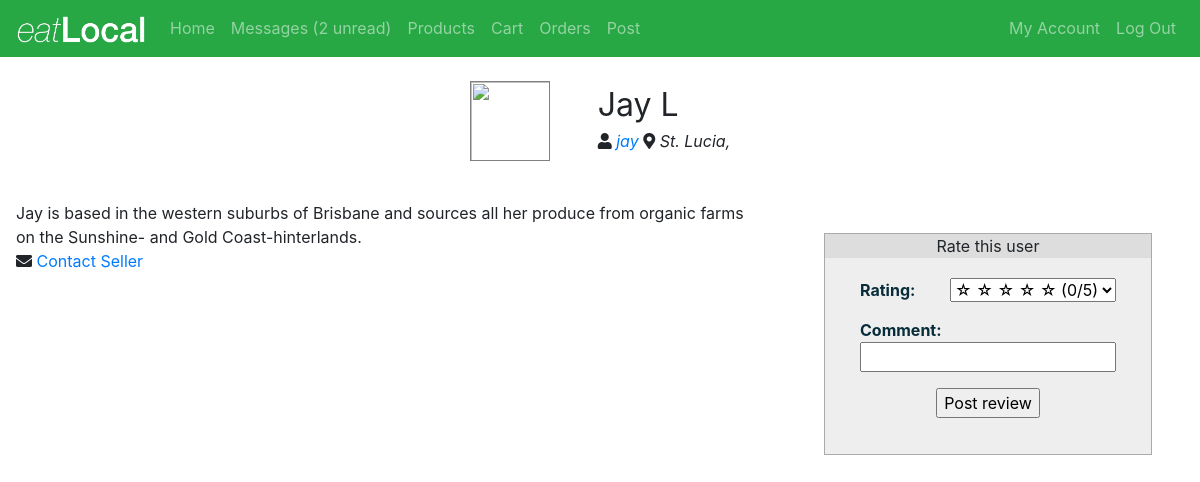
The page /index.php?page=individual_user&user_id=jay (signed in) on the database its author committed.
### tables this page shows
CREATE TABLE `users` (
  `user_id` varchar(32) NOT NULL PRIMARY KEY,
  `fname` varchar(255) NOT NULL,
  `lname` varchar(255) NOT NULL,
  `address` varchar(255) NOT NULL,
  `email` varchar(255) NOT NULL,
  `password` varchar(255) NOT NULL,
  `type` varchar(20) NOT NULL DEFAULT 'user',
  `date_time` timestamp NOT NULL DEFAULT CURRENT_TIMESTAMP,
  `image` varchar(64) DEFAULT null,
  `postcode` varchar(16) NOT NULL,
  `suburb` varchar(64) NOT NULL,
  `desc` varchar(1024) DEFAULT NULL
);

### individual_user.php (the view, shortened to what this page needs)
<?php
	$profile_user_id = 0;
	if(!isset($_GET["user_id"]))
	{
		echo "No user selected.";
		exit;
	}
	else
		$profile_user_id = $_GET["user_id"];
	require_once "./config.php";
	$result = $mysqli->query("SELECT * FROM users WHERE user_id = '".$profile_user_id."'");
	$obj = $result->fetch_object();
?>
<div class="d-sm-flex justify-content-center">
		<div class="p-4">
			<?php
				$file = "user_images/".$profile_user_id;
				if(!file_exists($file))
					$file = "user_images/no_image";
				echo "<img class=\"user_image\" src=\"".$file."\">\n";
			?>
		</div>
		<div class="p-4">
			<?php
				echo "<span class=\"name\">".$obj->fname."&nbsp;".$obj->lname."</span>\n";
				echo "<span class=\"user_id\"><i class=\"fas fa-user\"></i> ";
				echo "<a href=\"index.php?page=individual_user&user_id=".$profile_user_id."\">";
				echo $profile_user_id;
				echo "</a>";
				echo "</span>\n";
				echo "<span class=\"location\"><i class=\"fas fa-map-marker-alt\"></i> ".$obj->suburb.", ".$obj->city."</span>\n";
			?>
		</div>
	</div>
<div class="d-sm-flex justify-content-center">
		<div class="p-3">
			<span class="user_description">
				<?php echo $obj->desc; ?>
			</span>
			<span class="contact_user">
				<?php
					echo "<i class=\"fas fa-envelope\"></i> ";
					echo "<a href=\"index.php?page=compose_new&to_user_id=".$profile_user_id."\">Contact Seller</a>\n";
				?>
			</span>
		</div>
		<div class="p-5">
			<div class="rate_form">
				<center>Rate this user</center>
				<form>
					<div class="container">
						<div class="row">
							<div class="col">
								Rating:
							</div>
							<div class="col">
								<select name="rating">
									<option value="0">&#9734; &#9734; &#9734; &#9734; &#9734; (0/5)</option>
								</select>
							</div>
						</div>
						<div class="row">
							<div class="col">
								Comment:
							</div>
							<div class="col">
								<input type="text" name="comment">
							</div>
						</div>
						<div class="row justify-content-center">
							<input type="submit" value="Post review">
						</div>
					</div>
				</form>
			</div>
		</div>
</div>

### css/style.css (style rules this page uses)
form { background:rgba(255,255,255,0.5); padding:20px; margin:auto; color:#072d3a; font-weight:bold }
body,html { margin:0 }
form .row { padding-bottom:1em }
img.user_image { width: 5em; height: 5em; border: 1px solid grey; }

### css/individual_user.css (style rules this page uses)
span.name { display: block; font-size: 2em; }
span.user_description, span.contact_user, span.user_rating { display: block; }
.user_id, .location { font-style: italic; }
div.rate_form { border: 1px solid #aaaaaa; background-color: #dddddd; }

### rows shown on the page
users: fname "Jay", lname "L", suburb "St. Lucia", desc "Jay is based in the western suburbs of Brisbane and sources all her produce from organic farms on the Sunshine- and Gold Coast-hinterlands."

### other values the page prints
$profile_user_id "jay"
